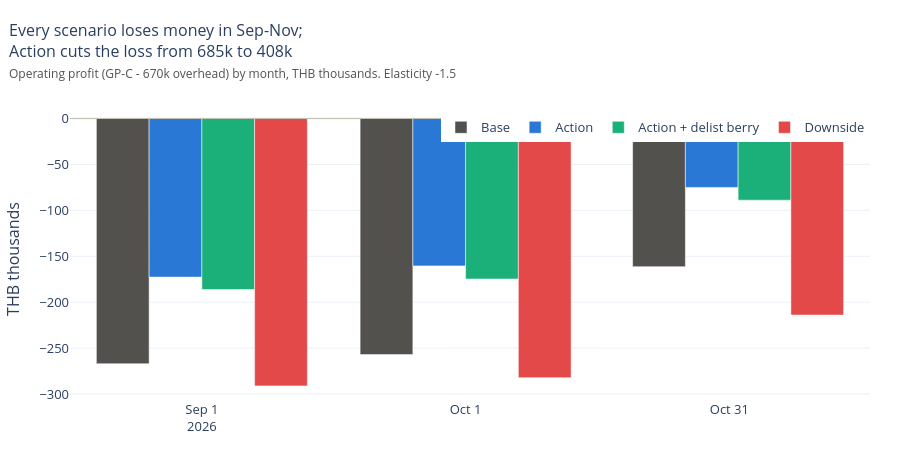

Notebook code for this chart:
### Code cell
rows = []
for n, r in res.items():
    rows.append(r.assign(scenario=n, kind="main"))
rows.append(sc.run(d, ACTION, eps=-0.5).assign(scenario="Action (elasticity -0.5)", kind="check"))
rows.append(sc.run(d, ACTION, eps=eps_meas).assign(scenario="Action (measured elasticity)", kind="check"))
rows.append(sc.run(d, {"demand_mult": 0.9, "fruit_mult": 1.15}).assign(scenario="Base downside", kind="check"))
pd.concat(rows).to_csv(OUT / "scenarios.csv", index=False)
pd.concat({n: s for n, s in summ.items()}, names=["scenario"]).reset_index().to_csv(OUT / "scenario_summary.csv", index=False)

fig = go.Figure()
for (n, s), color in zip(summ.items(), [TOTAL, UP, "#1baf7a", DOWN]):
    fig.add_bar(x=s.index, y=s["operating_profit"] / 1000, name=n, marker_color=color,
                hovertemplate=n + "<br>%{x}: %{y:,.0f}k THB<extra></extra>")
fig.add_hline(y=0, line=dict(color="#c3c2b7", width=1))
best = max(summ, key=lambda n: summ[n]["operating_profit"].sum())
fig.update_layout(
    barmode="group",
    title=subtitle(f"Every scenario loses money in Sep-Nov; {best} cuts the loss from "
                   f"{-summ['Base']['operating_profit'].sum() / 1000:.0f}k to {-summ[best]['operating_profit'].sum() / 1000:.0f}k",
                   "Operating profit (GP-C - 670k overhead) by month, THB thousands. Elasticity -1.5"),
    yaxis_title="THB thousands", height=460, legend=dict(orientation="h", y=1.02, x=1, xanchor="right"))
fig.show()

### Figure 1 — Plotly figure (JSON) as saved in the notebook; plotly's stock layout.template omitted (floating-point values rounded to 4 significant figures)
{"data": [{"hovertemplate": "Base<br>%{x}: %{y:,.0f}k THB<extra></extra>", "marker": {"color": "#52514e"}, "name": "Base", "type": "bar", "x": ["2026-09", "2026-10", "2026-11"], "y": [-267.0, -257.1, -161.3]}, {"hovertemplate": "Action<br>%{x}: %{y:,.0f}k THB<extra></extra>", "marker": {"color": "#2a78d6"}, "name": "Action", "type": "bar", "x": ["2026-09", "2026-10", "2026-11"], "y": [-172.7, -160.5, -75.08]}, {"hovertemplate": "Action + delist berry<br>%{x}: %{y:,.0f}k THB<extra></extra>", "marker": {"color": "#1baf7a"}, "name": "Action + delist berry", "type": "bar", "x": ["2026-09", "2026-10", "2026-11"], "y": [-186.2, -174.7, -88.92]}, {"hovertemplate": "Downside<br>%{x}: %{y:,.0f}k THB<extra></extra>", "marker": {"color": "#e34948"}, "name": "Downside", "type": "bar", "x": ["2026-09", "2026-10", "2026-11"], "y": [-291.1, -282.2, -214.0]}], "layout": {"barmode": "group", "height": 460, "legend": {"orientation": "h", "x": 1, "xanchor": "right", "y": 1.02}, "shapes": [{"line": {"color": "#c3c2b7", "width": 1}, "type": "line", "x0": 0, "x1": 1, "xref": "x domain", "y0": 0, "y1": 0, "yref": "y"}], "title": {"font": {"size": 16}, "pad": {"t": 36}, "text": "Every scenario loses money in Sep-Nov;<br>Action cuts the loss from 685k to 408k<br><span style='font-size:12px;color:#52514e'>Operating profit (GP-C - 670k overhead) by month, THB thousands. Elasticity -1.5</span>", "x": 0.01, "xanchor": "left", "y": 1, "yanchor": "top", "yref": "container"}, "yaxis": {"title": {"text": "THB thousands"}}}}
